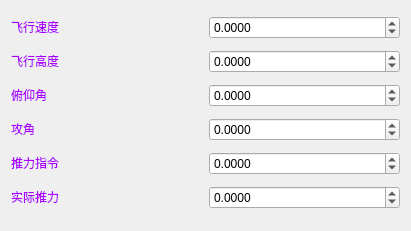
  <widget class="QWidget" name="layoutWidget_4">
   <property name="geometry">
    <rect>
     <x>840</x>
     <y>90</y>
     <width>411</width>
     <height>231</height>
    </rect>
   </property>
   <layout class="QVBoxLayout" name="verticalLayout_2">
    <item>
     <layout class="QHBoxLayout" name="horizontalLayout_74">
      <item>
       <widget class="QLabel" name="label_141">
        <property name="text">
         <string>&lt;html&gt;&lt;head/&gt;&lt;body&gt;&lt;p&gt;&lt;span style=&quot; color:#aa00ff;&quot;&gt;飞行速度&lt;/span&gt;&lt;/p&gt;&lt;/body&gt;&lt;/html&gt;</string>
        </property>
       </widget>
      </item>
      <item>
       <widget class="QDoubleSpinBox" name="airbox">
        <property name="decimals">
         <number>4</number>
        </property>
        <property name="minimum">
         <double>-100.000000000000000</double>
        </property>
        <property name="maximum">
         <double>1000.000000000000000</double>
        </property>
       </widget>
      </item>
     </layout>
    </item>
    <item>
     <layout class="QHBoxLayout" name="horizontalLayout_75">
      <item>
       <widget class="QLabel" name="label_142">
        <property name="text">
         <string>&lt;html&gt;&lt;head/&gt;&lt;body&gt;&lt;p&gt;&lt;span style=&quot; color:#aa00ff;&quot;&gt;飞行高度&lt;/span&gt;&lt;/p&gt;&lt;/body&gt;&lt;/html&gt;</string>
        </property>
       </widget>
      </item>
      <item>
       <widget class="QDoubleSpinBox" name="airbox_2">
        <property name="decimals">
         <number>4</number>
        </property>
        <property name="minimum">
         <double>-100.000000000000000</double>
        </property>
        <property name="maximum">
         <double>1000.000000000000000</double>
        </property>
       </widget>
      </item>
     </layout>
    </item>
    <item>
     <layout class="QHBoxLayout" name="horizontalLayout_76">
      <item>
       <widget class="QLabel" name="label_143">
        <property name="text">
         <string>&lt;html&gt;&lt;head/&gt;&lt;body&gt;&lt;p&gt;&lt;span style=&quot; color:#aa00ff;&quot;&gt;俯仰角&lt;/span&gt;&lt;/p&gt;&lt;/body&gt;&lt;/html&gt;</string>
        </property>
       </widget>
      </item>
      <item>
       <widget class="QDoubleSpinBox" name="airbox_3">
        <property name="decimals">
         <number>4</number>
        </property>
        <property name="minimum">
         <double>-100.000000000000000</double>
        </property>
        <property name="maximum">
         <double>1000.000000000000000</double>
        </property>
       </widget>
      </item>
     </layout>
    </item>
    <item>
     <layout class="QHBoxLayout" name="horizontalLayout_77">
      <item>
       <widget class="QLabel" name="label_144">
        <property name="text">
         <string>&lt;html&gt;&lt;head/&gt;&lt;body&gt;&lt;p&gt;&lt;span style=&quot; color:#aa00ff;&quot;&gt;攻角&lt;/span&gt;&lt;/p&gt;&lt;/body&gt;&lt;/html&gt;</string>
        </property>
       </widget>
      </item>
      <item>
       <widget class="QDoubleSpinBox" name="airbox_4">
        <property name="decimals">
         <number>4</number>
        </property>
        <property name="minimum">
         <double>-100.000000000000000</double>
        </property>
        <property name="maximum">
         <double>1000.000000000000000</double>
        </property>
       </widget>
      </item>
     </layout>
    </item>
    <item>
     <layout class="QHBoxLayout" name="horizontalLayout_78">
      <item>
       <widget class="QLabel" name="label_145">
        <property name="text">
         <string>&lt;html&gt;&lt;head/&gt;&lt;body&gt;&lt;p&gt;&lt;span style=&quot; color:#aa00ff;&quot;&gt;推力指令&lt;/span&gt;&lt;/p&gt;&lt;/body&gt;&lt;/html&gt;</string>
        </property>
       </widget>
      </item>
      <item>
       <widget class="QDoubleSpinBox" name="airbox_5">
        <property name="decimals">
         <number>4</number>
        </property>
        <property name="minimum">
         <double>-100.000000000000000</double>
        </property>
        <property name="maximum">
         <double>1000.000000000000000</double>
        </property>
       </widget>
      </item>
     </layout>
    </item>
    <item>
     <layout class="QHBoxLayout" name="horizontalLayout_79">
      <item>
       <widget class="QLabel" name="label_146">
        <property name="text">
         <string>&lt;html&gt;&lt;head/&gt;&lt;body&gt;&lt;p&gt;&lt;span style=&quot; color:#aa00ff;&quot;&gt;实际推力&lt;/span&gt;&lt;/p&gt;&lt;/body&gt;&lt;/html&gt;</string>
        </property>
       </widget>
      </item>
      <item>
       <widget class="QDoubleSpinBox" name="airbox_6">
        <property name="decimals">
         <number>4</number>
        </property>
        <property name="minimum">
         <double>-100.000000000000000</double>
        </property>
        <property name="maximum">
         <double>1000.000000000000000</double>
        </property>
       </widget>
      </item>
     </layout>
    </item>
   </layout>
  </widget>
